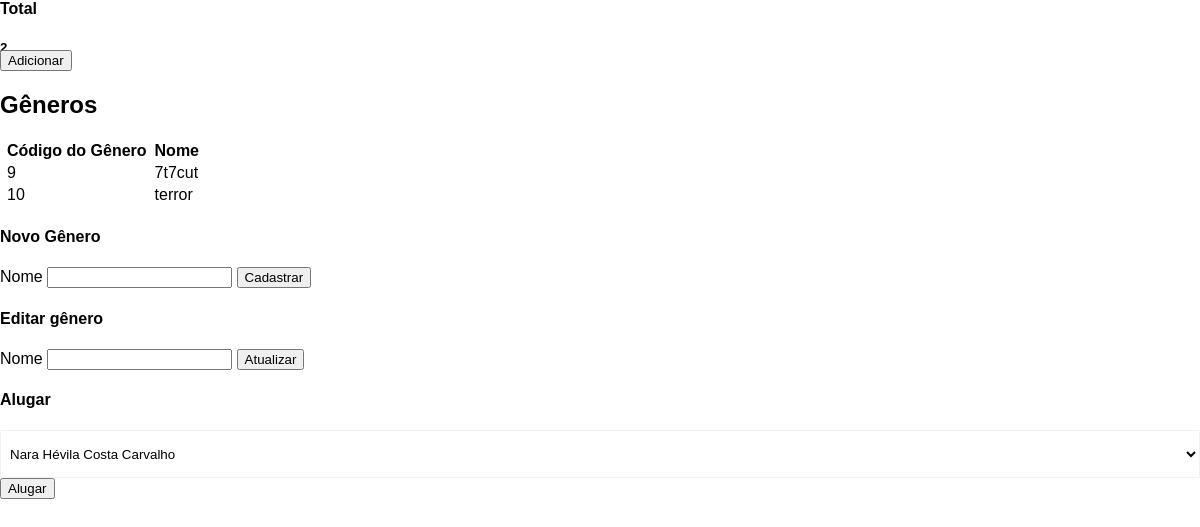
The app's page /admin/componentes/biblioteca/view/genero.php, older data.
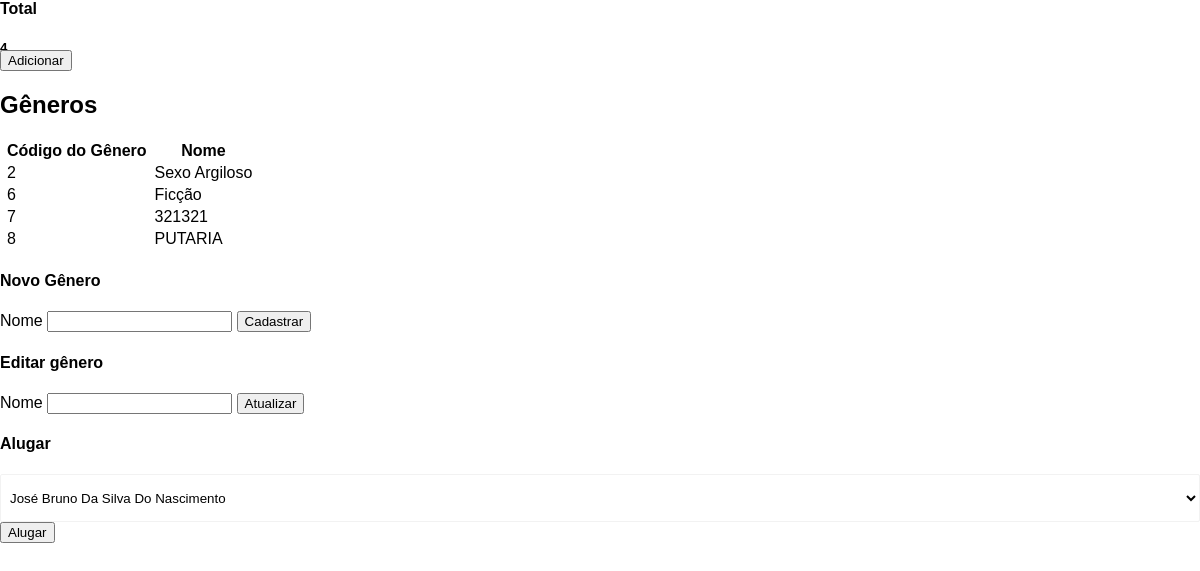
The same page, newer data.
### tables this page shows
CREATE TABLE `genero` (
  `cod_genero` int(200) NOT NULL,
  `nome_genero` varchar(100) NOT NULL
);

### admin/componentes/biblioteca/view/genero.php (the view, shortened to what this page needs)
<?php
try {
  $pdo = new PDO("mysql:dbname=biblioteca;host=localhost", "root", "");
} catch(PDOException $e){
  echo "ERRO: ".$e->getMessage();
  exit;
}
  ?>
<link rel="stylesheet" href="../../css/materialize.css">
<div id="painel-componentes-biblioteca" class="painel-componentes-biblioteca principal">
  <div class="resumo">
    <div class="total" style="height:50px">
      <h4>Total</h4>
      <h5>
      <?php
          $sql = "SELECT count(*) as t FROM genero";
          $sql = $pdo->query($sql);
          $sql = $sql->fetch();
          $total = $sql['t'];
          echo $total;
        ?>
      </h5>
    </div>
      <button><i class="fas fa-plus"></i> Adicionar</button>
  </div>
  <div class="lista-container">
    <h2>Gêneros</h2>
    <table>
      <thead>
        <tr>
          <th></th>
          <th>Código do Gênero</th>
          <th></th>
          <th>Nome</th>
          <th></th>
          <th></th>
          <th>  </th>
        </tr>
      </thead>
      <tbody>
      <?php
       $sql = "SELECT * FROM genero";
       $sql = $pdo->query($sql);
       if($sql->rowCount() > 0){
         foreach($sql->fetchAll() as $genero):
          $sqlA = "SELECT * FROM genero WHERE cod_genero =".$genero['cod_genero'];
          $sqlA = $pdo->query($sqlA);
          $sqlA = $sqlA->fetch();
         ?>
      <tr>
        <td></td>
        <td><?php print($sqlA['cod_genero']) ?></td>
        <td></td>
        <td><?php print($sqlA['nome_genero']) ?></td>
        <td>
        </td>
        <td></td>
        <td>
        </td>
      </tr>
     <?php
      endforeach;
      }
    ?>
      </tbody>
    </table>
  </div>
</div>
<div id="barraLateral">
    <div class="novoLivro">
      <form method="post" action="model.php?genero=true">
          <h4>Novo Gênero</h4><i class="fas fa-times"></i>
          <div class="conteudo-form">
          <label>Nome</label>
          <input type="text" name="nome_genero">
          <input type="submit" value="Cadastrar">
        </div>
      </form>
    </div>
    <div class="livroEdicao">
      <form method="post" action='model.php?edit="$genero[cod_genero"]'>
          <h4>Editar gênero</h4><i class="fas fa-times"></i>
          <div class="conteudo-form">
          <label>Nome</label>
          <input type="text" name="edit_genero">
          <input type="submit" value="Atualizar">
        </div>
      </form>
    </div>
    <div class="alugarLivro">
      <form>
      <?php
        $sql2 = "SELECT * from usuarios";
        $sql2 = $pdo->query($sql2);
        $usuarios = $sql2->fetchAll();
      ?>
          <h4>Alugar</h4><i class="fas fa-times"></i>
          <div class="conteudo-form">
          <select style="display: block;">
            <?php foreach($usuarios as $usuario){ ?>
                <option><?php print(($usuario['nome_usu']))?></option>
            <?php  }?>
          </select>
          <input type="submit" value="Alugar">
        </div>
      </form>
    </div>
  </div>

Row changes from the older to the newer data that the page shows:
removed genero: cod_genero "9", nome_genero "7t7cut"
removed genero: cod_genero "10", nome_genero "terror"
added genero: cod_genero "2", nome_genero "Sexo Argiloso"
added genero: cod_genero "6", nome_genero "Ficção"
added genero: cod_genero "7", nome_genero "321321"
added genero: cod_genero "8", nome_genero "PUTARIA"
Text that changed along with them:
$total: "2" → "4"
form field value: "Nara Hévila Costa Carvalho" → "José Bruno Da Silva Do Nascimento"
